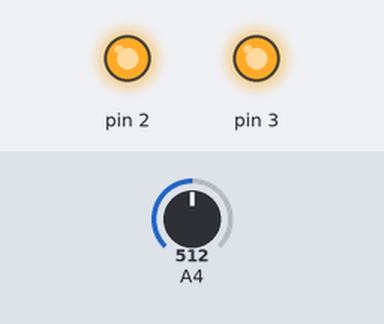
Bench run of a sketch on a simulated Arduino Uno, built with avr-gcc and run on an emulated ATmega328P. Shown: output pins drawn as LEDs (lit = HIGH). Inputs (shaded band) come from the test bench; at power-on: A4 = 512.

Above: at 1.2 s.
1.3 s: A4 set to 54
2.8 s: A4 set to 47
At 3.9 s:
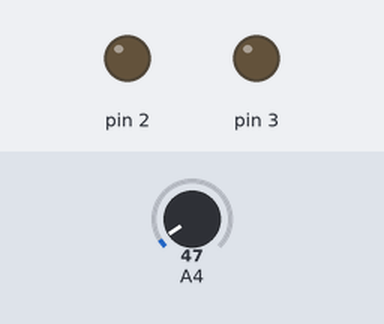
4.3 s: A4 set to 122
At 5.0 s:
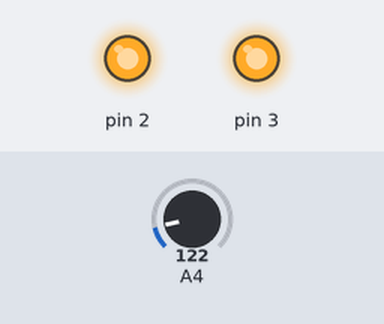
5.8 s: A4 set to 40
At 6.4 s:
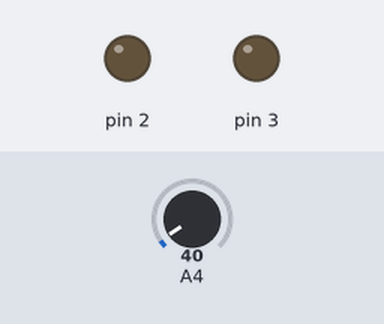
Timing chart, 0 to 8.3 s (numbered marks = the images above; inputs shaded):
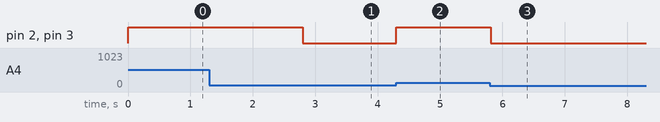

Measured:
- the behaviour switches between 51 and 50 on A4 (found by bisection; images 0 and 1)
- after the input at 1.3 s, every drawn part: stays the same
- after the input at 2.8 s, pin 2, pin 3: HIGH → LOW at once
- after the input at 4.3 s, pin 2, pin 3: LOW → HIGH at once
- after the input at 5.8 s, pin 2, pin 3: HIGH → LOW at once

The sketch:

KNOCK.ino
```cpp
void setup(){
  pinMode(A4, INPUT);
  pinMode(2, OUTPUT);
  pinMode(3, OUTPUT);
}

void loop(){
  int PiezoVal = analogRead(A4);

  if(PiezoVal > 50){
    digitalWrite(2, HIGH);
    digitalWrite(3, HIGH);
    delay(10);
  }

  else{
    digitalWrite(2, LOW);
    digitalWrite(3, LOW);
    delay(10);
  }
}
```
